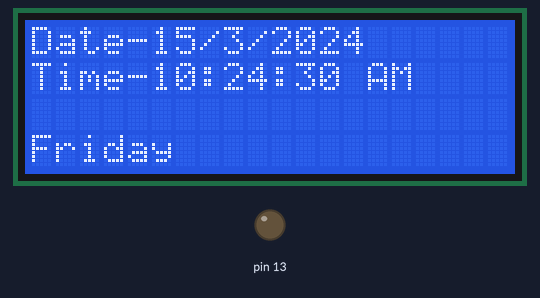
Recording of a sketch running on a simulated Arduino Uno, built with avr-gcc and run on an emulated ATmega328P. On the bench: 20×4 character LCD, output pins drawn as LEDs (lit = HIGH). The local clock reads 2024-03-15 10:24:30 at power-on unless the sketch sets it.

Above: at 0.1 s.
At 4.1 s:
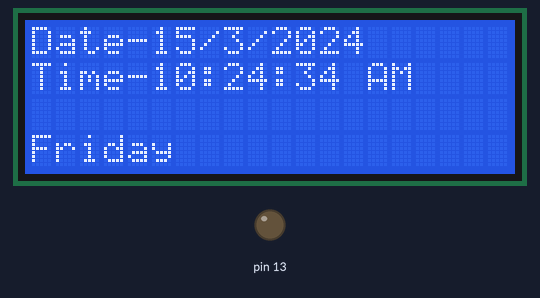
At 11.1 s:
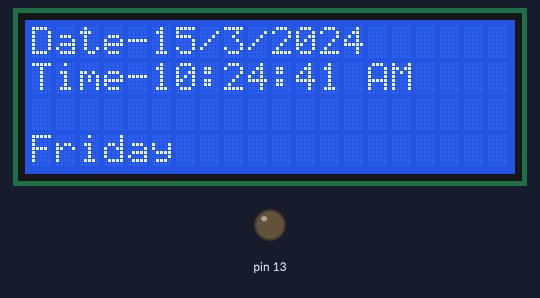
At 19.1 s:
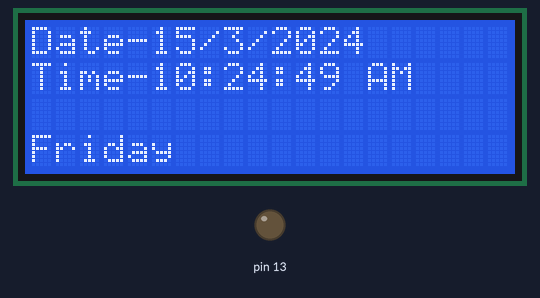
At 29.1 s:
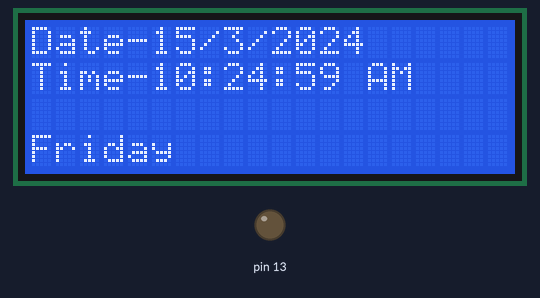
At 39.1 s:
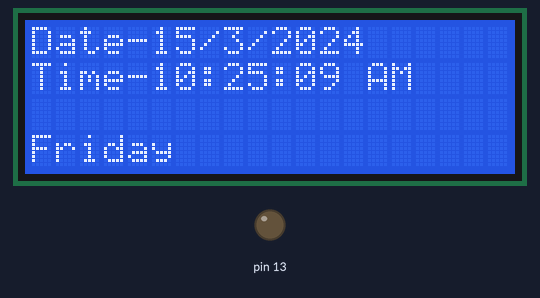

The sketch:

rtc.ino
```cpp
#include <Wire.h>
#include "RTClib.h"
#include <LiquidCrystal.h>
LiquidCrystal lcd(7, 6, 5, 4, 3, 2);
RTC_DS1307 RTC;

void setup () {
    Serial.begin(9600);
    Wire.begin();
    RTC.begin();
     lcd.begin(20,4);


   pinMode(13,OUTPUT);
   digitalWrite(13,LOW);

  if (! RTC.isrunning())
  {
   Serial.println("RTC is NOT running!");
    // following line sets the RTC to the date & time this sketch was compiled
  RTC.adjust(DateTime(__DATE__, __TIME__));

  }
}

void loop () {


    DateTime now = RTC.now();
    if(now.hour()==13 && now.minute()==33 )
    {
      digitalWrite(13,1);
    }

    if(now.hour()>11)
    {
     lcd.setCursor(14, 1);
    lcd.print("PM");
  }
   else
  {
    lcd.setCursor(14, 1);
    lcd.print("AM");
  }

    lcd.setCursor(0, 0);
    lcd.print("Date-");
    lcd.print(now.day(), DEC);
    lcd.print('/');
    lcd.print(now.month(), DEC);
    lcd.print('/');
    lcd.print(now.year(), DEC);
    lcd.print(' ');
    lcd.setCursor(0, 1);
     if (now.hour()<10)

    lcd.print('0');
    lcd.print("Time-");
    if(now.hour()>12)
    {
    lcd.print(now.hour()-12, DEC);
    }
    else
    {
     lcd.print(now.hour(), DEC);
    }
    lcd.print(':');
     if (now.minute()<10)
    lcd.print('0');
    lcd.print(now.minute(), DEC);
    lcd.print(':');
    if (now.second()<10)
    lcd.print('0');
    lcd.print(now.second(), DEC);
    lcd.setCursor(0, 3);
   int dayofTheweek = now.dayOfTheWeek();
   switch(dayofTheweek){
     case 1:
     lcd.print("Monday");
     break;
     case 2:
     lcd.print("Tuesday");
     break;
     case 3:
     lcd.print("Wednesday");
     break;
     case 4:
     lcd.print("Thursday");
     break;
     case 5:
     lcd.print("Friday");
     break;
     case 6:
     lcd.print("Saturday");
     break;
     case 0:
     lcd.print("Sunday");
     break;
    delay(1000);
}

}
```

Measured:
- what the display in image 1 shows lasts 1.0 s, from 4.0 s to 5.0 s
